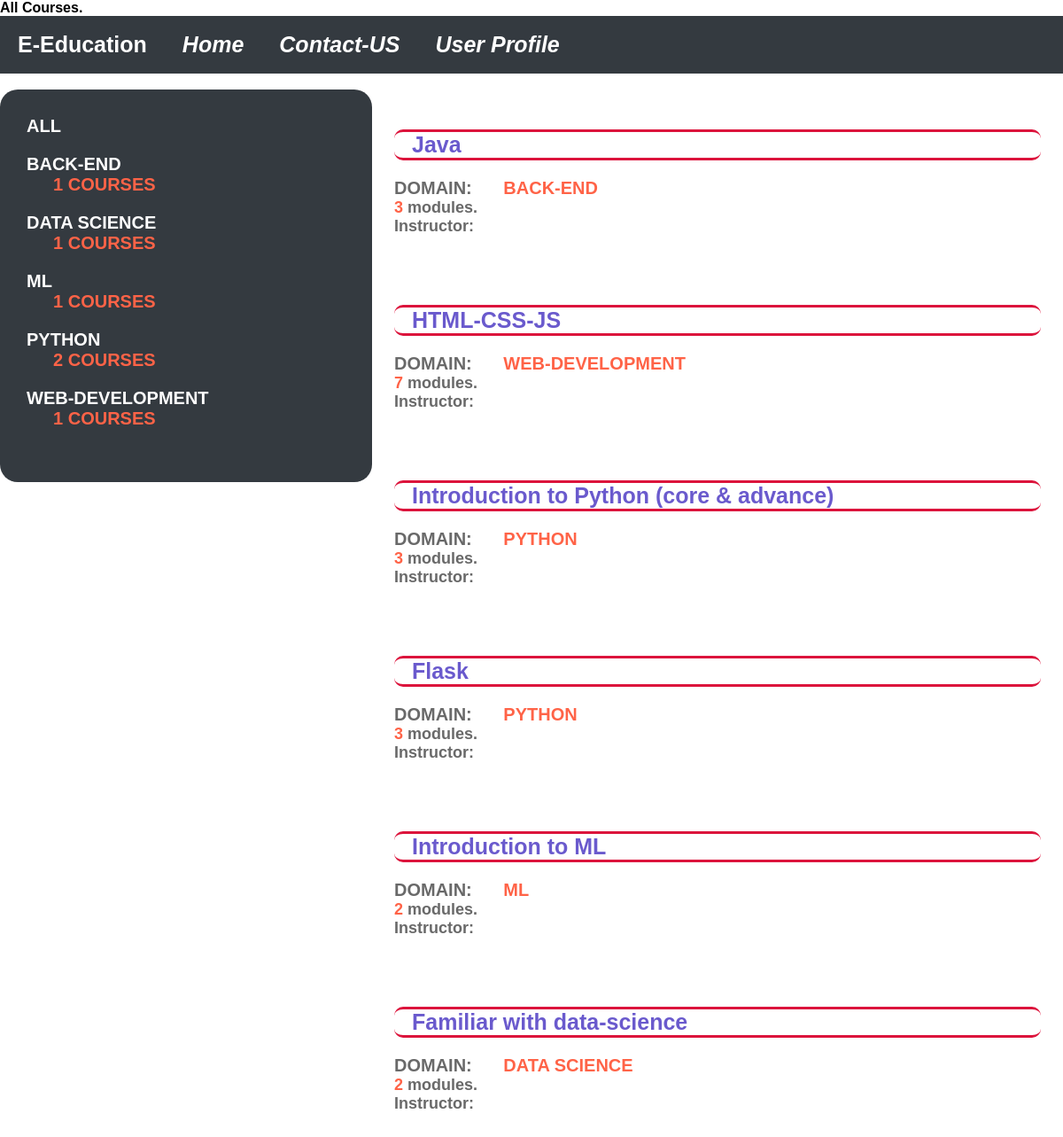
The page / on the database its author committed.
### courses/models.py (models this page shows, shortened)
class Subject(models.Model):
	title	=	models.CharField(max_length=200)
	slug	=	models.SlugField(max_length=200,unique=True)
	class Meta:
		ordering 	=	['title']
	def __str__(self):
		return self.title

class Course(models.Model):
	owner 		=	models.ForeignKey(User,related_name='courses_created',on_delete=models.CASCADE)
	subject 	=	models.ForeignKey(Subject,related_name='courses',on_delete=models.CASCADE)
	title		=	models.CharField(max_length=200)
	slug 		=	models.SlugField(max_length=200,unique=True)
	overview	= 	models.TextField()
	created 	=	models.DateTimeField(auto_now_add=True)
	students 	=	models.ManyToManyField(User,related_name='courses_joined',blank=True)
	class Meta:
		ordering 	=	['-created']

### courses/views.py (the view)
# urls.py: path('',CourseListView.as_view(),name='course_list'),
class CourseListView(TemplateResponseMixin,View):
	model 			=	Course
	template_name 	=	'courses/course/list.html'
	def get(self,request,subject=None):
		subjects 	=	Subject.objects.annotate(total_courses=Count('courses'))
		courses 	=	Course.objects.annotate(total_modules=Count('modules'))
		if subject:
			subject = get_object_or_404(Subject,slug=subject)
			courses = courses.filter(subject=subject)
		return self.render_to_response({'subjects':subjects,'subject':subject,'courses':courses})

### courses/templates/courses/course/list.html (shortened to what this page needs)
{% extends "base.html" %}
{% load static %}
{% load crispy_forms_tags %}
{% load course %}
{% block content %}
<div class="left">
	<div class="content-item">
		 <li><a href="{% url 'course_list' %}" class="active">ALL</a></li>
				{% for s in subjects %}
					<li>
						<a href="{% url 'course_list_subject' s.slug %}">
							{{s.title}}
							<br><span>{{s.total_courses}} Courses</span>
						</a>
					</li>
				{% endfor %}
	</div>
</div>
  <div class="right">
  		{% for course in courses %}
								{% with subject=course.subject %}
  	<div class="item">
  									<div class="title">
  										<h2><a href="{% url 'course_detail' course.slug %}">{{course.title}}</a></h2>
  									</div>
									<div class="content-item">
										<p>
											<a href="{% url 'course_list_subject' subject.slug %}">Domain:    <span>{{subject}}</span></a>
										</p>
											<h6><span>{{course.total_modules}}</span> modules.</h6>
											<h6>Instructor: </h6>
										<br>
									</div>
  	</div>
  	{% endwith %}
	{% endfor %}
  </div>
{% endblock %}

### courses/templates/base.html (shortened to what this page needs)
{% load static %}
<!DOCTYPE html>
<html lang="en">
<head>
  <link rel="stylesheet" type="text/css" href="{% static 'css/main.css' %}">
</head>
<body>
<nav class="navbar">
  <li>
     <a class="logo" href="{% url 'course_list' %}">E-Education</a>
  </li>
  <ul class="navbar">
    <li>
      <a href="{% url 'course_list' %}"><i class="fas fa-home">  Home </i></a>
    </li>
    <li>
      <a href="{% url 'contactus' %}"><i class="fas fa-phone">  Contact-US </i></a>
    </li>
    <li class="dropdown">
      <a  href="javascript:void(0)" class="dropbtn">
         <i class="far fa-user-circle"> User Profile </i>
      </a>
    </li>
  </ul>
</nav>
<br>
<div class="container-main">
{% block content %}{% endblock %}
</div>
</body>
</html>

### static/css/main.css (style rules this page uses)
* { margin:0; padding: 0; outline: none; text-decoration: none; box-sizing: border-box; font-family: 'Rubik', sans-serif; font-weight: 700; }
::before,::after { box-sizing: border-box; }
li { list-style-type: none; }
.navbar { list-style-type: none; margin: 0; padding: 0; overflow: hidden; background-color: #343a40; font-size: 25px; list-style-type: none; }
.navbar li { float: left; list-style-type: none; }
.navbar li a, .dropbtn { display: inline-block; color: white; text-align: center; padding: 18px 20px; text-decoration: none; border-radius: 20px; }
.navbar li.dropdown { display: inline-block; }
.container-main { height: 100%; width: 100%; z-index: 1; top: 120px; overflow-x: hidden; text-align: center; display: flex; }
.left { flex: 35%; background-color: #343a40; text-align: left; border-radius: 20px; height: 100%; padding: 20px; }
.right { flex: 65%; background-color: #fff; text-align: left; padding: 20px; }
.item { width: 100%; padding-top: 10px; padding: 5px; }
.content-item li { padding: 10px; }
.content-item li a span { margin-top: 10px; }
.content-item h1, .content-item h3, .content-item a { color: #fff; font-size: 20px; font-weight: bold; text-transform: uppercase; margin-top: 10px; }
.content-item a span { color: #ff6347; font-size: 20px; padding-left: 30px; padding-bottom: 6px; margin-top: 10px; }
.item-content-box .title, .item .title { border-bottom-style: solid; border-top-style: solid; border-bottom-color: #DC143C; border-top-color: #DC143C; border-radius: 10px; margin-top: 20px; margin-bottom: 20px; }
.item-content-box .title h3, .item .title h2 a { color: #6a5acd; font-weight: bold; font-size: 25px; padding-left: 20px; }
.item-content-box .box-content, .item .content-item { margin-top: 15px; }
.item .content-item p a { color: #696969; font-size: 20px; margin-top: 5px; }
.content-details .c-list .title h2, .item .content-item p a span { color: #ff6347; font-size: 20px; }
.content-details .c-list .item h5, .item .content-item h6 { color: #696969; font-size: 18px; }
.content-details .c-list .item h5 span, .item .content-item h6 span { color: #ff6347; }
.content-item { margin-bottom: 30px; }

### rows shown on the page
Subject: title "BACK-END", total_courses "1"
Subject: title "DATA SCIENCE", total_courses "1"
Subject: title "ML", total_courses "1"
Subject: title "PYTHON", total_courses "2"
Subject: title "WEB-DEVELOPMENT", total_courses "1"
Course: title "Java", subject "BACK-END", total_modules "3"
Course: title "HTML-CSS-JS", subject "WEB-DEVELOPMENT", total_modules "7"
Course: title "Introduction to Python (core & advance)", subject "PYTHON", total_modules "3"
Course: title "Flask", subject "PYTHON", total_modules "3"
Course: title "Introduction to ML", subject "ML", total_modules "2"
Course: title "Familiar with data-science", subject "DATA SCIENCE", total_modules "2"
